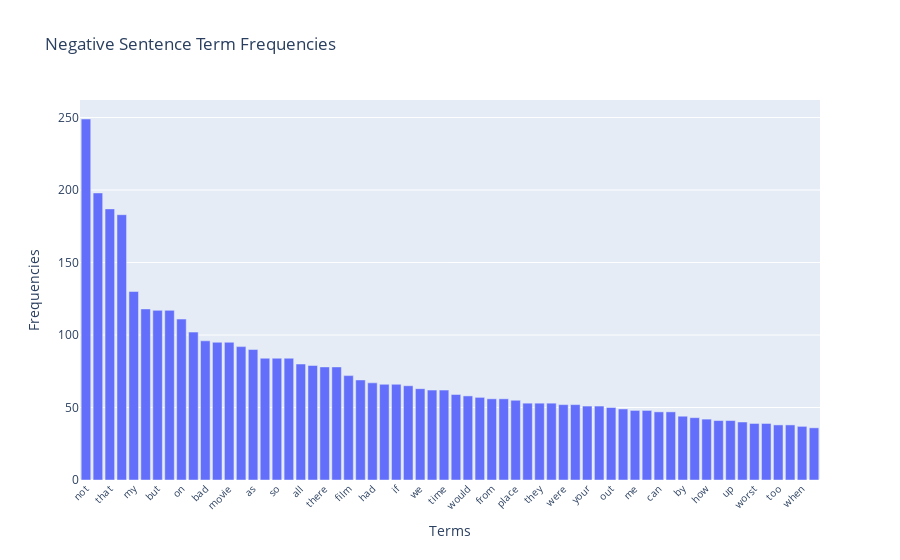

Notebook code for this chart:
### Code cell
# ploty 作圖
import plotly.graph_objects as go
fig = go.Figure()
fig.add_trace(go.Bar(
    x=n_terms_30,
    y=n_frequency_30,
))
fig.update_layout(
    xaxis=dict(
        tickangle=-45,
        tickfont=dict(size=10)),
    
    title="Negative Sentence Term Frequencies",
    xaxis_title="Terms",
    yaxis_title="Frequencies"
)
fig.show()

### Figure 1 — Plotly figure (JSON) as saved in the notebook; plotly's stock layout.template omitted (floating-point values rounded to 4 significant figures)
{"data": [{"type": "bar", "x": ["not", "in", "that", "for", "my", "with", "but", "you", "on", "very", "bad", "be", "movie", "have", "as", "at", "so", "are", "all", "phone", "there", "one", "film", "just", "had", "like", "if", "food", "we", "no", "time", "don", "would", "good", "from", "only", "place", "or", "they", "service", "were", "an", "your", "about", "out", "even", "me", "ever", "can", "back", "by", "really", "how", "here", "up", "work", "worst", "will", "too", "never", "when", "what"], "y": [249, 198, 187, 183, 130, 118, 117, 117, 111, 102, 96, 95, 95, 92, 90, 84, 84, 84, 80, 79, 78, 78, 72, 69, 67, 66, 66, 65, 63, 62, 62, 59, 58, 57, 56, 56, 55, 53, 53, 53, 52, 52, 51, 51, 50, 49, 48, 48, 47, 47, 44, 43, 42, 41, 41, 40, 39, 39, 38, 38, 37, 36]}], "layout": {"title": {"text": "Negative Sentence Term Frequencies"}, "xaxis": {"tickangle": -45, "tickfont": {"size": 10}, "title": {"text": "Terms"}}, "yaxis": {"title": {"text": "Frequencies"}}}}
